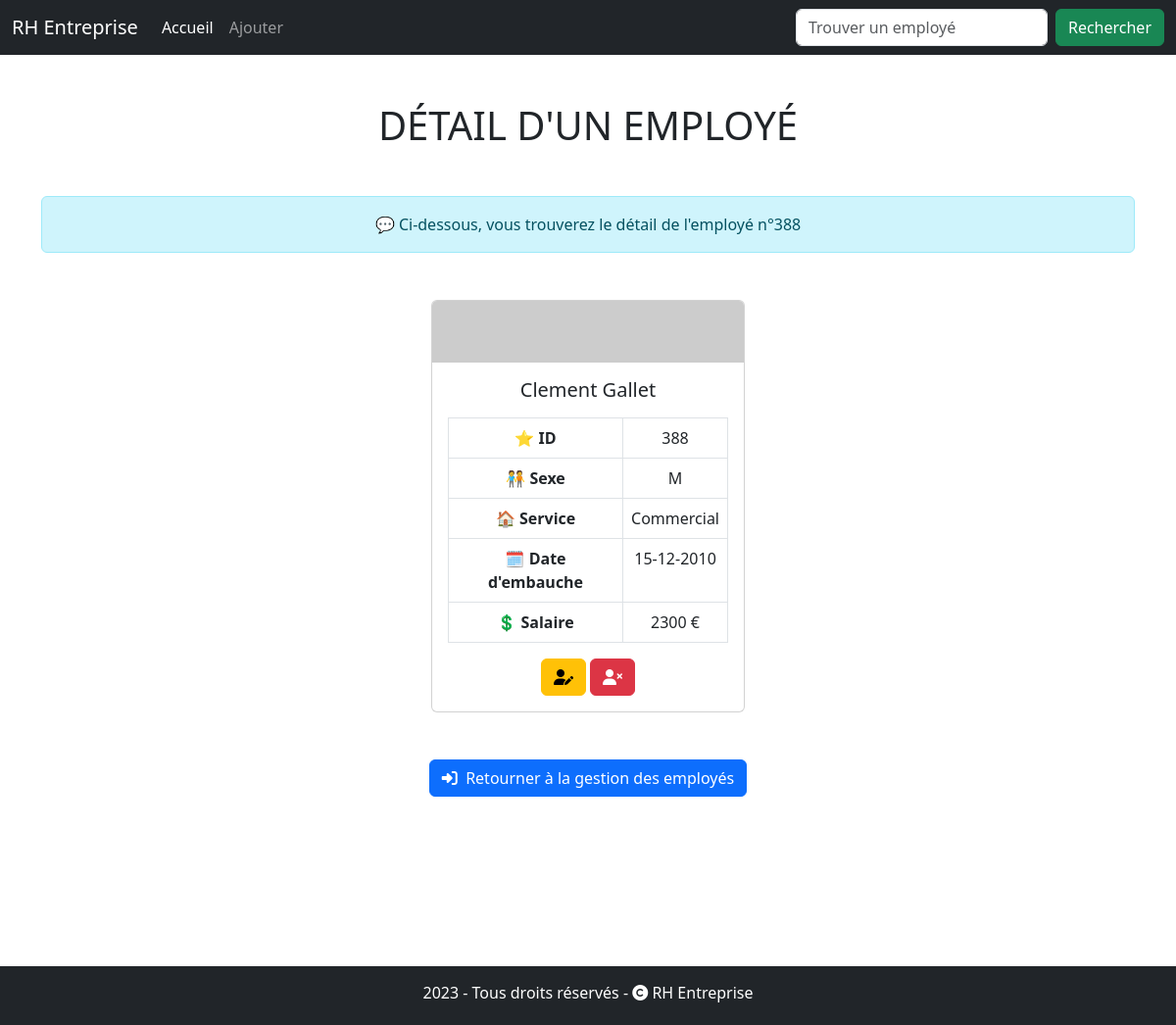
The app's page /?op=select&id=388 with its own data.
### tables this page shows
CREATE TABLE employes (
  id_employes INT NOT NULL AUTO_INCREMENT,
  prenom VARCHAR(20) NOT NULL,
  nom VARCHAR(20) NOT NULL,
  sexe ENUM('m','f') NOT NULL,
  service VARCHAR(30) NOT NULL,
  date_embauche DATE NOT NULL,
  salaire INT NOT NULL,
  PRIMARY KEY (id_employes)
);

### controller/Controller.php (called while the page is built, shortened)
<?php
class Controller {
    private $dbEntityRepository;
    public function __construct() {
        $this->dbEntityRepository = new \model\EntityRepository;
    }
    public function handleRequest() {
        $op = isset($_GET['op']) ? $_GET['op'] : 'list';
        try {
            if($op === 'add' || $op === 'update')
                $this->save($op);
            elseif($op === 'select')
                $this->select();
            elseif($op === 'delete')
                $this->delete();
            elseif($op === 'search')
                $this->search();
            elseif($op === 'list')
                $this->selectAll();
            else
                throw new Exception("La page n'a pas été trouvé :(", 404);
        } catch (\Exception $e) {
            echo '<div style="width: 400px; padding: 15px; background: #CCE5FF; border-radius: 5px; margin: 0 auto; color: white; text-align: center;">';
            echo "🛑" . $e->getCode() . " " . $e->getMessage();
            echo '</div>';
        }
    }
    public function render($layout, $template, $parameters = []) {
        extract($parameters);
        require_once "views/$template";
        return ob_end_flush();
    }
    public function select() {
        if(!empty($_GET["id"])) {
            $id = $_GET["id"];
            if($this->dbEntityRepository->selectEntityRepo($id)) {
                $this->render("layout.php", "detail_employe.php", [
                    "title" => "DÉTAIL D'UN EMPLOYÉ",
                    "data" => $this->dbEntityRepository->selectEntityRepo($id),
                    "id" => "id_" . $this->dbEntityRepository->table,
                    "message" => "Ci-dessous, vous trouverez le détail de l'employé n°$id"
                ]);
            } else {
                $this->selectAll("🛑 L'employé sélectionné n'existe pas ou l'id n'a pas été trouvé.");
            }
        } else {
            $this->selectAll("🛑 L'employé sélectionné n'existe pas ou l'id n'a pas été trouvé.");
        }
    }
}

### index.php (called while the page is built, shortened)
<?php
$controller = new controller\Controller;
$controller->handleRequest();
?>

### model/EntityRepository.php (called while the page is built, shortened)
<?php
class EntityRepository {
    private $db;
    public $table;
    public function getDb() {
        if(!$this->db) {
            try {
                $xml = simplexml_load_file("app/config.xml");
                $this->table = $xml->table;
                try {
                    $this->db = new \PDO("mysql:host=" . $xml->host . ";dbname=" . $xml->db, $xml->user, $xml->password, [\PDO::ATTR_ERRMODE => \PDO::ERRMODE_EXCEPTION]);
                } catch (\PDOException $e) {
                    echo "<div style='width: 400px; padding: 15px; background: #CCE5FF; border-radius: 5px; margin: 0 auto; color: white; text-align: center;'>";
                    echo "🔴 Une erreur s'est produite : " . $e->getMessage();
                    echo "</div>";
                }
            } catch (\Exception $e) {
                echo "<div style='width: 400px; padding: 15px; background: #CCE5FF; border-radius: 5px; margin: 0 auto; color: white; text-align: center;'>";
                echo "🔴 Une erreur s'est produite : " . $e->getMessage();
                echo "</div>";
            }
        }
        return $this->db;
    }
    public function selectEntityRepo($id) {
        $data = $this->getDb()->query("SELECT * FROM " . $this->table . " WHERE id_" . $this->table . " = " . $id);
        $r = $data->fetch(\PDO::FETCH_ASSOC);
        return $r;
    }
}
?>

### views/detail_employe.php (the view)
<?php
    $date = new DateTime($data['date_embauche']);
?>
<div class="container text-center mt-5">
    <div class="card" style="width: 20rem; margin: 0 auto;">
    <?php if($data["sexe"] === "m"): ?>
        <img src='https://picsum.photos/id/1005/200/150' alt='Photo du salarié' class='card-img-top'>
    <?php else: ?>
        <img src='https://picsum.photos/id/1011/200/150' alt='Photo de la salariée' class='card-img-top'>
    <?php endif; ?>
        <div class="card-body">
            <h5 class="card-title"><?php echo $data["prenom"] . " " . $data["nom"] ?></h5>
            <table class="table table-bordered my-3">
                <tbody>
                    <tr>
                        <th scope="row">⭐ ID</th>
                        <td><?php echo $data["id_employes"] ?></td>
                    </tr>
                    <tr>
                        <th scope="row">🧑‍🤝‍🧑 Sexe</th>
                        <td><?php echo ucfirst($data["sexe"]) ?></td>
                    </tr>
                    <tr>
                        <th scope="row">🏠 Service</th>
                        <td><?php echo ucfirst($data["service"]) ?></td>
                    </tr>
                    <tr>
                        <th scope="row">🗓️ Date d'embauche</th>
                        <td><?php echo $date->format("d-m-Y") ?></td>
                    </tr>
                    <tr>
                        <th scope="row">💲 Salaire</th>
                        <td><?php echo $data["salaire"] . " €" ?></td>
                    </tr>
                </tbody>
            </table>
            <div class="container">
                <a href="?op=update&id=<?php echo $data[$id] ?>" class="btn btn-warning"><i class="fa-sharp fa-solid fa-user-pen"></i></a>
                <a href="?op=delete&id=<?php echo $data[$id] ?>" class="btn btn-danger" onclick="return(confirm('💬 Vous êtes sur le point de supprimer définitivement cet employé. Voulez-vous continuer ?'))"><i class="fa-sharp fa-solid fa-user-xmark"></i></a>
            </div>
        </div>
    </div>
    <div class="container text-center">
        <a href="?op=list" class="btn btn-primary mt-5"><i class="fa-solid fa-right-to-bracket"></i>&nbsp; Retourner à la gestion des employés</a>
    </div>
</div>

### records on screen
employes: prenom "Clement", nom "Gallet", id_employes "388", sexe "M", service "Commercial", date_embauche "15-12-2010", salaire "2300"

### other values on screen
$title "DÉTAIL D'UN EMPLOYÉ"
$message "Ci-dessous, vous trouverez le détail de l'employé n°388"
